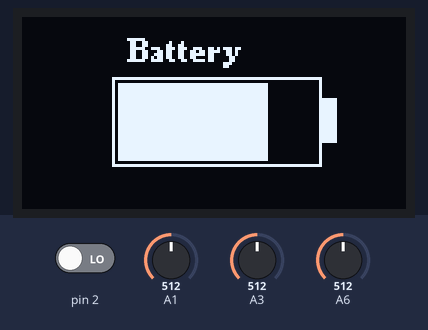
The sketch below on a simulated Arduino Nano, built with avr-gcc and run on an emulated ATmega328P. Parts: 128×64 one-colour display. The test bench sets the inputs (shaded band); at power-on: pin 2 LOW, A1 = 512, A3 = 512, A6 = 512. No radio packets arrive unless stated.

Above: at 0.1 s.

The sketch:

GRIP_transmitter.ino
```cpp
#include <SPI.h>
#include <nRF24L01.h>
#include <RF24.h>
#include <U8g2lib.h>

U8G2_SH1106_128X64_NONAME_F_HW_I2C u8g2(U8G2_R0, U8X8_PIN_NONE);

const uint64_t pipeOut = 0xE8E8F0F0E1;
RF24 radio(9, 10);

struct Signal {
  byte throttle;
  byte auxilary;
  byte direction;
  byte toggle;
};

struct BatteryStatus {
  byte percentage;
};


Signal data;
unsigned long prevTransmitTime = 0;
const unsigned int transmitInterval = 20; // 20ms interval (50Hz)

void setup() {
  //Serial.begin(115200);
  radio.begin();
  radio.openWritingPipe(pipeOut);
  radio.setCRCLength(RF24_CRC_16);
  radio.setDataRate(RF24_1MBPS);
  radio.setPALevel(RF24_PA_HIGH);
  radio.setChannel(100);
  radio.setRetries(5, 15);
  radio.setAutoAck(false);
  u8g2.begin();
}

void loop() {

  if (millis() - prevTransmitTime >= transmitInterval) {
    prevTransmitTime = millis();

    // Read inputs
    data.throttle = analogRead(A1)/4;
    data.direction = analogRead(A6) / 4;
    data.toggle = digitalRead(2);
    data.auxilary = analogRead(A3) / 4;

    // Transmit data
    bool success = radio.write(&data, sizeof(Signal));
    // if(success){
    //   Serial.print("Throttle:");
    //   Serial.print(data.throttle);
    //   Serial.print(" | ");
    //   Serial.print("Direction:");
    //   Serial.print(data.direction);
    //   Serial.print(" | ");
    //   Serial.print("Auxilary:");
    //   Serial.print(data.auxilary);
    //   Serial.print(" | ");
    //   Serial.print("Toggle:");
    //   Serial.println(data.toggle);

    // }
    // else{
    //   Serial.println("Data not transmitted");
    // }

    //display
    u8g2.clearBuffer();

    // Draw battery outer shell
    u8g2.drawFrame(30, 20, 70, 30);  // x, y, w, h
    u8g2.drawBox(100, 27, 5, 15);    // battery head

    // Draw battery level (fill)
    u8g2.drawBox(32, 22, 50, 26);    // battery level bar

    u8g2.setFont(u8g2_font_ncenB08_tr);
    u8g2.drawStr(35, 15, "Battery");

    u8g2.sendBuffer();


  }
}
```
